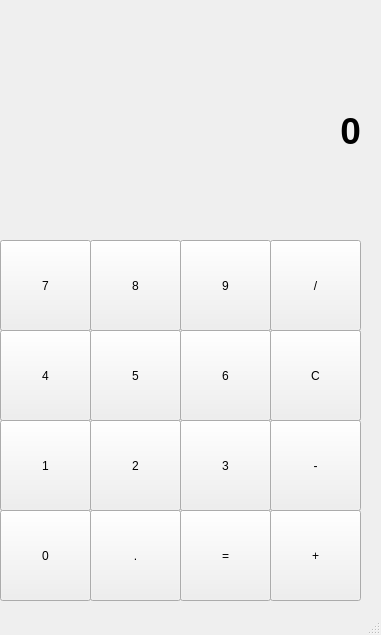
<?xml version="1.0" encoding="UTF-8"?>
<ui version="4.0">
 <class>MainWindow</class>
 <widget class="QMainWindow" name="MainWindow">
  <property name="geometry">
   <rect>
    <x>0</x>
    <y>0</y>
    <width>381</width>
    <height>635</height>
   </rect>
  </property>
  <property name="windowTitle">
   <string>MainWindow</string>
  </property>
  <widget class="QWidget" name="centralwidget">
   <widget class="QPushButton" name="btnSeven">
    <property name="geometry">
     <rect>
      <x>0</x>
      <y>240</y>
      <width>91</width>
      <height>91</height>
     </rect>
    </property>
    <property name="text">
     <string>7</string>
    </property>
   </widget>
   <widget class="QPushButton" name="btnEigtht">
    <property name="geometry">
     <rect>
      <x>90</x>
      <y>240</y>
      <width>91</width>
      <height>91</height>
     </rect>
    </property>
    <property name="text">
     <string>8</string>
    </property>
   </widget>
   <widget class="QPushButton" name="btnNine">
    <property name="geometry">
     <rect>
      <x>180</x>
      <y>240</y>
      <width>91</width>
      <height>91</height>
     </rect>
    </property>
    <property name="text">
     <string>9</string>
    </property>
   </widget>
   <widget class="QPushButton" name="btnDivide">
    <property name="geometry">
     <rect>
      <x>270</x>
      <y>240</y>
      <width>91</width>
      <height>91</height>
     </rect>
    </property>
    <property name="text">
     <string>/</string>
    </property>
   </widget>
   <widget class="QPushButton" name="btnFour">
    <property name="geometry">
     <rect>
      <x>0</x>
      <y>330</y>
      <width>91</width>
      <height>91</height>
     </rect>
    </property>
    <property name="text">
     <string>4</string>
    </property>
   </widget>
   <widget class="QPushButton" name="btnFive">
    <property name="geometry">
     <rect>
      <x>90</x>
      <y>330</y>
      <width>91</width>
      <height>91</height>
     </rect>
    </property>
    <property name="text">
     <string>5</string>
    </property>
   </widget>
   <widget class="QPushButton" name="btnSix">
    <property name="geometry">
     <rect>
      <x>180</x>
      <y>330</y>
      <width>91</width>
      <height>91</height>
     </rect>
    </property>
    <property name="text">
     <string>6</string>
    </property>
   </widget>
   <widget class="QPushButton" name="btnPow">
    <property name="geometry">
     <rect>
      <x>270</x>
      <y>330</y>
      <width>91</width>
      <height>91</height>
     </rect>
    </property>
    <property name="text">
     <string>^</string>
    </property>
   </widget>
   <widget class="QPushButton" name="btnOne">
    <property name="geometry">
     <rect>
      <x>0</x>
      <y>420</y>
      <width>91</width>
      <height>91</height>
     </rect>
    </property>
    <property name="text">
     <string>1</string>
    </property>
   </widget>
   <widget class="QPushButton" name="btnTwo">
    <property name="geometry">
     <rect>
      <x>90</x>
      <y>420</y>
      <width>91</width>
      <height>91</height>
     </rect>
    </property>
    <property name="text">
     <string>2</string>
    </property>
   </widget>
   <widget class="QPushButton" name="btnthreee">
    <property name="geometry">
     <rect>
      <x>180</x>
      <y>420</y>
      <width>91</width>
      <height>91</height>
     </rect>
    </property>
    <property name="text">
     <string>3</string>
    </property>
   </widget>
   <widget class="QPushButton" name="btnMin">
    <property name="geometry">
     <rect>
      <x>270</x>
      <y>420</y>
      <width>91</width>
      <height>91</height>
     </rect>
    </property>
    <property name="text">
     <string>-</string>
    </property>
   </widget>
   <widget class="QPushButton" name="btnNull">
    <property name="geometry">
     <rect>
      <x>0</x>
      <y>510</y>
      <width>91</width>
      <height>91</height>
     </rect>
    </property>
    <property name="text">
     <string>0</string>
    </property>
   </widget>
   <widget class="QPushButton" name="btnMultiply">
    <property name="geometry">
     <rect>
      <x>90</x>
      <y>510</y>
      <width>91</width>
      <height>91</height>
     </rect>
    </property>
    <property name="text">
     <string>.</string>
    </property>
   </widget>
   <widget class="QPushButton" name="btnEqual">
    <property name="geometry">
     <rect>
      <x>180</x>
      <y>510</y>
      <width>91</width>
      <height>91</height>
     </rect>
    </property>
    <property name="text">
     <string>=</string>
    </property>
   </widget>
   <widget class="QPushButton" name="btnPlus">
    <property name="geometry">
     <rect>
      <x>270</x>
      <y>510</y>
      <width>91</width>
      <height>91</height>
     </rect>
    </property>
    <property name="text">
     <string>+</string>
    </property>
   </widget>
   <widget class="QPushButton" name="btnRemove">
    <property name="geometry">
     <rect>
      <x>270</x>
      <y>330</y>
      <width>91</width>
      <height>91</height>
     </rect>
    </property>
    <property name="text">
     <string>C</string>
    </property>
   </widget>
   <widget class="QLabel" name="label">
    <property name="geometry">
     <rect>
      <x>0</x>
      <y>70</y>
      <width>361</width>
      <height>121</height>
     </rect>
    </property>
    <property name="font">
     <font>
      <pointsize>28</pointsize>
      <bold>true</bold>
     </font>
    </property>
    <property name="text">
     <string>0</string>
    </property>
    <property name="alignment">
     <set>Qt::AlignRight|Qt::AlignTrailing|Qt::AlignVCenter</set>
    </property>
   </widget>
   <zorder>btnSeven</zorder>
   <zorder>btnEigtht</zorder>
   <zorder>btnNine</zorder>
   <zorder>btnDivide</zorder>
   <zorder>btnFour</zorder>
   <zorder>btnFive</zorder>
   <zorder>btnSix</zorder>
   <zorder>btnPow</zorder>
   <zorder>btnOne</zorder>
   <zorder>btnTwo</zorder>
   <zorder>btnthreee</zorder>
   <zorder>btnMin</zorder>
   <zorder>btnRemove</zorder>
   <zorder>label</zorder>
   <zorder>btnNull</zorder>
   <zorder>btnMultiply</zorder>
   <zorder>btnEqual</zorder>
   <zorder>btnPlus</zorder>
  </widget>
  <widget class="QMenuBar" name="menubar">
   <property name="geometry">
    <rect>
     <x>0</x>
     <y>0</y>
     <width>381</width>
     <height>26</height>
    </rect>
   </property>
  </widget>
  <widget class="QStatusBar" name="statusbar"/>
 </widget>
 <resources/>
 <connections/>
</ui>
